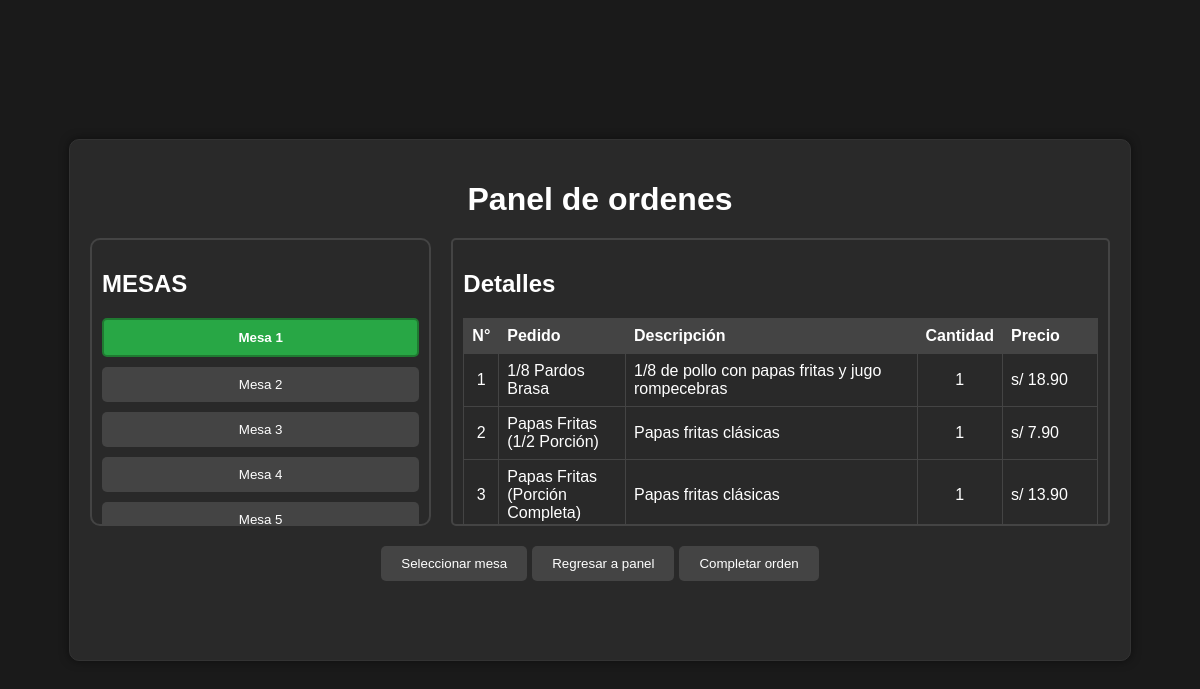
The app's page /src/ModuloServicio/UCgenerarPedidoPlato/indexPanelOrdenes.php?idMesa=1 (signed in), older data.
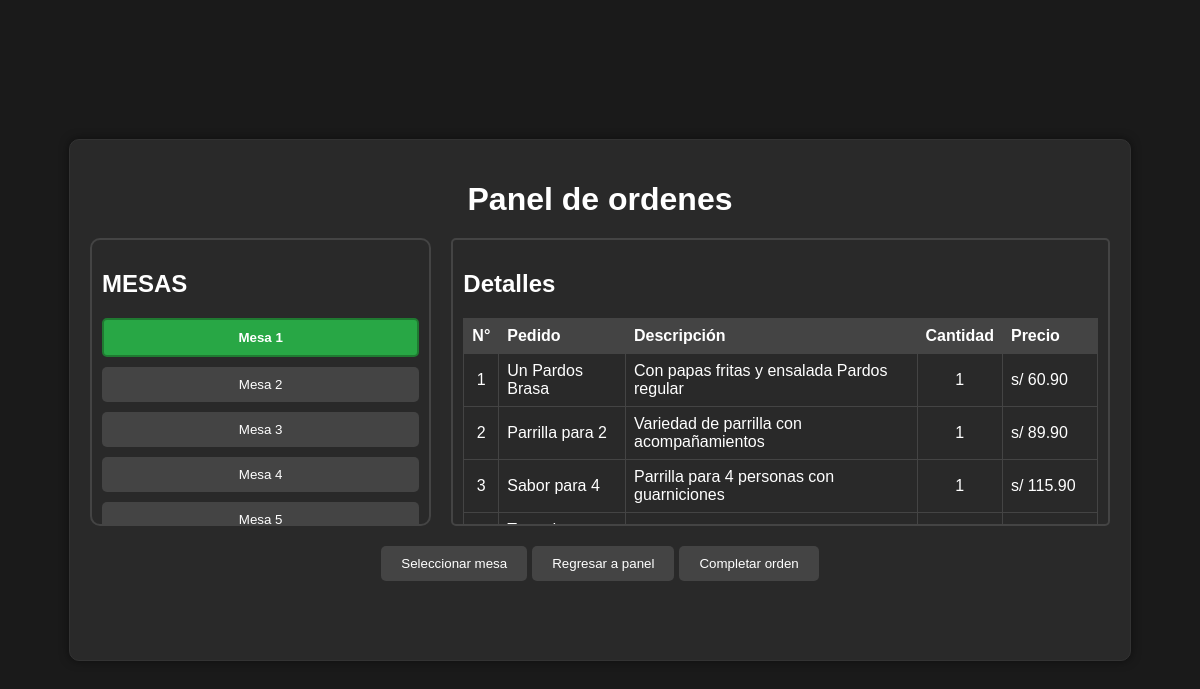
The same page, newer data.
### tables this page shows
CREATE TABLE `controlordenes` (
  `idControlOrden` int NOT NULL AUTO_INCREMENT,
  `idMesa` int NOT NULL,
  `idOrden` int DEFAULT NULL,
  `EstadoControlOrden` tinyint(1) NOT NULL,
  `idUsuario` int NOT NULL,
  `ControlFecha` varchar(10) NOT NULL,
  `ControlHora` varchar(10) NOT NULL,
  PRIMARY KEY (`idControlOrden`),
  KEY `idOrden` (`idOrden`),
  KEY `fk_mesa` (`idMesa`),
  KEY `fk_usuario` (`idUsuario`),
  CONSTRAINT `controlordenes_ibfk_1` FOREIGN KEY (`idOrden`) REFERENCES `ordenes` (`idOrden`),
  CONSTRAINT `fk_mesa` FOREIGN KEY (`idMesa`) REFERENCES `mesas` (`idMesa`) ON DELETE CASCADE ON UPDATE CASCADE,
  CONSTRAINT `fk_usuario` FOREIGN KEY (`idUsuario`) REFERENCES `usuarios` (`idUsuario`) ON DELETE CASCADE ON UPDATE CASCADE
);

CREATE TABLE `ordendetalles` (
  `idItem` int NOT NULL,
  `cantidad` int NOT NULL,
  `idOrden` int NOT NULL,
  `subtotal` double DEFAULT '0',
  PRIMARY KEY (`idItem`,`idOrden`),
  KEY `idOrden` (`idOrden`),
  CONSTRAINT `ordendetalles_ibfk_1` FOREIGN KEY (`idItem`) REFERENCES `menuitems` (`idItem`),
  CONSTRAINT `ordendetalles_ibfk_2` FOREIGN KEY (`idOrden`) REFERENCES `ordenes` (`idOrden`)
);

CREATE TABLE `menuitems` (
  `idItem` int NOT NULL AUTO_INCREMENT,
  `nombre` varchar(50) NOT NULL,
  `descripcion` varchar(150) DEFAULT NULL,
  `precio` double NOT NULL,
  `idCategoria` int DEFAULT NULL,
  PRIMARY KEY (`idItem`),
  KEY `idCategoria` (`idCategoria`),
  CONSTRAINT `menuitems_ibfk_1` FOREIGN KEY (`idCategoria`) REFERENCES `categoria` (`idTipoMenu`)
);

### src/ModuloServicio/UCgenerarPedidoPlato/indexPanelOrdenes.php (called while the page is built, shortened)
<?php
include_once($_SERVER['DOCUMENT_ROOT'] . '/src/ModuloServicio/UCgenerarPedidoPlato/panelOrdenes.php');
include_once($_SERVER['DOCUMENT_ROOT'] . '/src/modelo/ControlOrden.php');
include_once($_SERVER['DOCUMENT_ROOT'] . '/src/modelo/OrdenDetalle.php');
$idMesa = $_GET['idMesa'] ?? null;
$ordenDetalles = null;
$idControl = null;
$controlOrdenObject = new ControlOrden();
$controlOrdenes = $controlOrdenObject->obtenerOrdenControl();
if($idMesa!= null){
    $ordenDetallesObject = new OrdenDetalle();
    $ordenDetalles = $ordenDetallesObject->obtenerOrdenDetalle($idMesa);
    $idControl = $controlOrdenObject->obtenerIdControlPorMesa($idMesa);
}
$panelOrdenesObject = new panelOrdenes();
$panelOrdenesObject->panelOrdenesShow($controlOrdenes, $ordenDetalles, $idMesa, $idControl);
?>

### src/modelo/conexion.php (called while the page is built, shortened)
<?php
class Conexion
{
    private $host = "localhost";
    private $user = "root";
    private $password = "12345678";
    private $database = "bdrestaurante";
    private $conexion;
    public function conectar()
    {
        if ($this->conexion == null) {
            $this->conexion = mysqli_connect($this->host, $this->user, $this->password, $this->database);
        }
        return $this->conexion;
    }
    public function desconectar()
    {
        if ($this->conexion != null) {
            $this->conexion = null;
        }
    }
}

### src/modelo/ControlOrden.php (called while the page is built, shortened)
<?php
require_once("conexion.php");
class ControlOrden extends conexion
{
  public function obtenerOrdenControl()
  {
    $sql = "SELECT * FROM controlordenes WHERE estadocontrolorden = true";
    $respuesta = $this->conectar()->query($sql);
    return $respuesta;
  }
  public function obtenerIdControlPorMesa($idMesa)
  {
    $sql = "SELECT idControlOrden FROM controlordenes WHERE idMesa = '$idMesa' AND estadocontrolorden = true";
    $respuesta = $this->conectar()->query($sql);
    $registro = $respuesta->fetch_assoc();
    $idControl = $registro['idControlOrden'];
    return $idControl;
  }
}

### src/modelo/OrdenDetalle.php (called while the page is built, shortened)
<?php
require_once("conexion.php");
class OrdenDetalle extends conexion
{
    public function obtenerOrdenDetalle($idMesa)
    {
        $sql = "SELECT mi.nombre AS NombrePlato,mi.descripcion AS Descripcion, od.subtotal AS Subtotal, od.cantidad AS Cantidad,
                co.idMesa AS Mesa, od.idOrden, co.idControlOrden FROM OrdenDetalles od
                INNER JOIN    Ordenes o ON od.idOrden = o.idOrden
                INNER JOIN    ControlOrdenes co ON co.idOrden = o.idOrden
                INNER JOIN    MenuItems mi ON od.idItem = mi.idItem WHERE co.idMesa = $idMesa";
        $respuesta = $this->conectar()->query($sql);
        return $respuesta->fetch_all(MYSQLI_ASSOC);
    }
}

### src/ModuloServicio/UCgenerarPedidoPlato/panelOrdenes.php (the view, shortened to what this page needs)
<?php
class panelOrdenes
{
    public function panelOrdenesShow($controlOrdenes = null, $ordenDetalles = null, $idMesa = null, $idControl = null)
    {
?>
        <!DOCTYPE html>
        <html lang="es">
        <head>
            <link href="https://cdn.jsdelivr.net/npm/sweetalert2@11.7.0/dist/sweetalert2.min.css" rel="stylesheet">
        </head>
        <body>
            <div class="container">
                <h1>Panel de ordenes</h1>
                <div class="mesas-container">
                    <div class="mesas-list">
                        <h2>MESAS</h2>
                        <?php if ($controlOrdenes): ?>
                            <form action="getPedidos.php" method="POST">
                                <?php foreach ($controlOrdenes as $mesa): ?>
                                    <button class="<?= ($mesa['idMesa'] == $idMesa) ? 'selected' : ''; ?>" value=<?= $mesa['idMesa']; ?> name="btnOrdenMesa" type="submit">
                                        Mesa <?php echo $mesa['idMesa']; ?>
                                    </button>
                                <?php endforeach; ?>
                            </form>
                        <?php else: ?>
                            <p>Cargando...</p>
                        <?php endif; ?>
                    </div>
                    <div class="detalles">
                        <h2>Detalles</h2>
                        <?php if ($ordenDetalles): ?>
                            <table>
                                <thead>
                                    <tr>
                                        <th>N°</th>
                                        <th>Pedido</th>
                                        <th>Descripción</th>
                                        <th>Cantidad</th>
                                        <th>Precio</th>
                                    </tr>
                                </thead>
                                <tbody>
                                    <?php foreach ($ordenDetalles as $index => $detalle): ?>
                                        <tr>
                                            <td style="text-align: center;"><?= $index + 1; ?></td>
                                            <td style="width: 20%;"><?= htmlspecialchars($detalle['NombrePlato']); ?></td>
                                            <td><?= htmlspecialchars($detalle['Descripcion']); ?></td>
                                            <td style="text-align: center;"><?= (int)$detalle['Cantidad']; ?></td>
                                            <td style="width: 15%;">s/ <?= number_format((float)$detalle['Subtotal'], 2); ?></td>
                                        </tr>
                                    <?php endforeach; ?>
                                </tbody>
                            </table>
                        <?php elseif ($idMesa): ?>
                            <p>Se ha iniciado el proceso de orden de esta mesa</p>
                        <?php else: ?>
                            <p>Selecciona una mesa para ver los detalles de la orden.</p>
                        <?php endif; ?>
                    </div>
                </div>
                <div class="btn-seleccionar">
                    <a href="indexSeleccionMesas.php">
                        <button>Seleccionar mesa</button>
                    </a>
                    <a href="/src/ModuloSeguridad/UCautenticarUsuario/indexPanelPrincipalSistema.php">
                        <button>Regresar a panel</button>
                    </a>
                    <?php if ($ordenDetalles || $idMesa): ?>
                        <a href="/src/ModuloServicio/UCgenerarPedidoPlato/indexOrdenMesa.php?orden=<?=isset($ordenDetalles[0]['idOrden']) ? $ordenDetalles[0]['idOrden']: '' ?>&idMesa=<?=$idMesa?>&idControl=<?=$idControl ?>" >
                            <button>Completar orden</button>
                        </a>
                    <?php endif ?>
                </div>
            </div>
        </body>
        </html>
<?php
    }
}
?>

### src/ModuloServicio/UCgenerarPedidoPlato/panelOrdenes.php (style rules this page uses)
body { font-family: Arial, sans-serif; background-color: #1a1a1a; color: white; display: flex; justify-content: center; align-items: center; height: 100vh; margin: 0; }
.container { width: 85%; max-width: 1100px; border: 1px solid #333; padding: 20px; background-color: #292929; border-radius: 10px; box-shadow: 0 0 10px rgba(0, 0, 0, 0.5); height: 60vh; }
h1 { text-align: center; margin-bottom: 20px; }
.mesas-container { display: flex; gap: 20px; height: 60%; }
.mesas-list { flex: 1; border: 2px solid #444; padding: 10px; border-radius: 10px; overflow-y: hidden; max-height: 400px; cursor: grab; user-select: none; }
.mesas-list button { display: block; width: 100%; margin-bottom: 10px; padding: 10px; background-color: #444; color: white; border: none; border-radius: 5px; cursor: pointer; transition: background-color 0.3s; }
.detalles { flex: 2; border: 2px solid #444; padding: 10px; border-radius: 5px; overflow-y: hidden; max-height: 400px; cursor: grab; }
table { width: 100%; border-collapse: collapse; user-select: none; }
table, th, td { border: 1px solid #444; }
th, td { padding: 8px; text-align: left; }
th { background-color: #444; }
.btn-seleccionar { margin-top: 20px; display: flex; justify-content: center; gap: 5px; }
.btn-seleccionar button { padding: 10px 20px; background-color: #444; color: white; border: none; border-radius: 5px; cursor: pointer; transition: background-color 0.3s; }
.mesas-list button.selected { background-color: #28a745; color: white; font-weight: bold; border: 2px solid #1f7a31; }

Row changes from the older to the newer data that the page shows:
no longer on this page (row unchanged): ordendetalles: idItem.nombre "1/8 Pardos Brasa", idItem.descripcion "1/8 de pollo con papas fritas y jugo rompecebras", cantidad "1", subtotal "18.90"
no longer on this page (row unchanged): ordendetalles: idItem.nombre "Papas Fritas (1/2 Porción)", idItem.descripcion "Papas fritas clásicas", cantidad "1", subtotal "7.90"
no longer on this page (row unchanged): ordendetalles: idItem.nombre "Papas Fritas (Porción Completa)", idItem.descripcion "Papas fritas clásicas", cantidad "1", subtotal "13.90"
added ordendetalles: idItem.nombre "Un Pardos Brasa", idItem.descripcion "Con papas fritas y ensalada Pardos regular", cantidad "1", subtotal "60.90"
added ordendetalles: idItem.nombre "Parrilla para 2", idItem.descripcion "Variedad de parrilla con acompañamientos", cantidad "1", subtotal "89.90"
added ordendetalles: idItem.nombre "Sabor para 4", idItem.descripcion "Parrilla para 4 personas con guarniciones", cantidad "1", subtotal "115.90"
